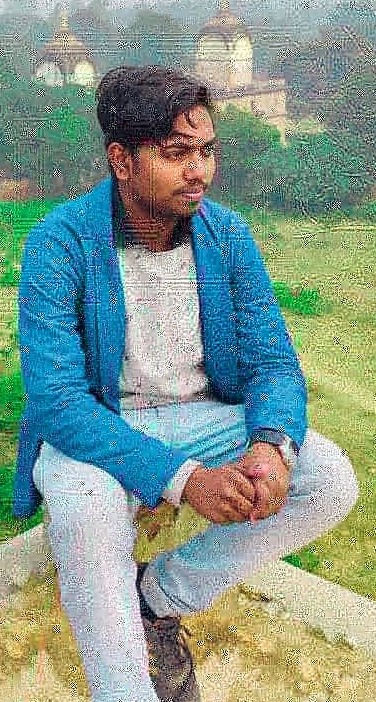
#> input picture imagefacial/lena.jpg, 376 x 702 px
$ python 9.py
#> lines starting #> are read from the running program, lines starting #| are printed output that depends on the picture
import cv2
import numpy as np

img=cv2.imread("lena.jpg")
#> img is the input picture: shape (702, 376, 3); mean B, G, R 141.8, 152.6, 130.6

height,width=img.shape[:2]
#> height = 702; width = 376

rotation_matrix= cv2.getRotationMatrix2D((width/2,height/2),170,.4)

rotated_image=cv2.warpAffine(img,rotation_matrix,(width,height))
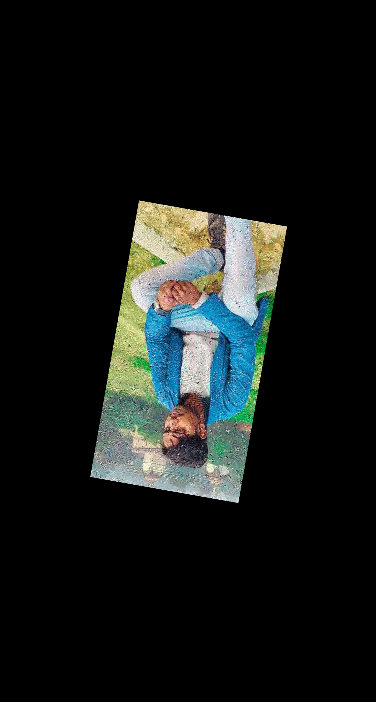
#> rotated_image: shape (702, 376, 3); mean B, G, R 22.7, 24.4, 20.9

cv2.imshow('Rotated Image',rotated_image)

cv2.imshow('Original Image',img)

cv2.waitKey(0)

cv2.destroyAllWindows()
